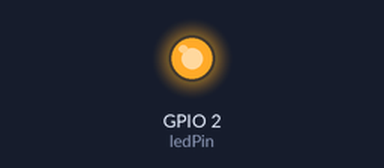
Simulated run of this sketch. Board: ESP32. On the bench: output pins drawn as LEDs (lit = HIGH). WiFi joins after 1.5 s; servers stay silent unless stated; uploads are accepted with an empty reply; what the sketch prints to the serial monitor is not drawn.

Above: at 1.8 s.
At 6.8 s:
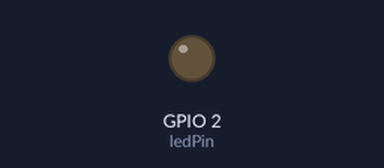
Timing chart, 0 to 8.3 s (numbered marks = the images above):
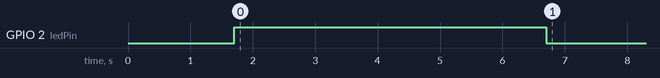

The sketch:

uts-iot-esp.ino
```cpp
#include <WiFi.h>
#include <HTTPClient.h>

const char* ssid = "###";
const char* password = "###";
const String url = "###";

const int ledPin = 2;

void setup() {
  Serial.begin(115200);

  pinMode(ledPin, OUTPUT);

  WiFi.begin(ssid, password);

  Serial.print("Connecting to WiFi");
  while (WiFi.status() != WL_CONNECTED) {
    delay(500);
    Serial.print(".");
  }

  Serial.print("OK! IP=");
  Serial.println(WiFi.localIP());

  Serial.print("Fetching " + url + "... ");

  HTTPClient http;
  http.begin(url);

  // Specify content type as JSON if required by your API
  http.addHeader("Content-Type", "application/json");

  // If your API requires any data in the request body, provide it here
  String requestBody = "{}"; // Empty JSON body

  int httpResponseCode = http.POST(requestBody);
  if (httpResponseCode == HTTP_CODE_OK) {
    Serial.print("HTTP ");
    Serial.println(httpResponseCode);
    String payload = http.getString();
    Serial.println();
    Serial.println(payload);

    digitalWrite(ledPin, HIGH);
    delay(5000);
    digitalWrite(ledPin, LOW);
  }
  else {
    Serial.print("Error code: ");
    Serial.println(httpResponseCode);

    for (int i = 0; i < 10; i++) {
      digitalWrite(ledPin, HIGH);
      delay(250);
      digitalWrite(ledPin, LOW);
      delay(250);
    }
  }
}

void loop() {
  delay(100);
}
```
